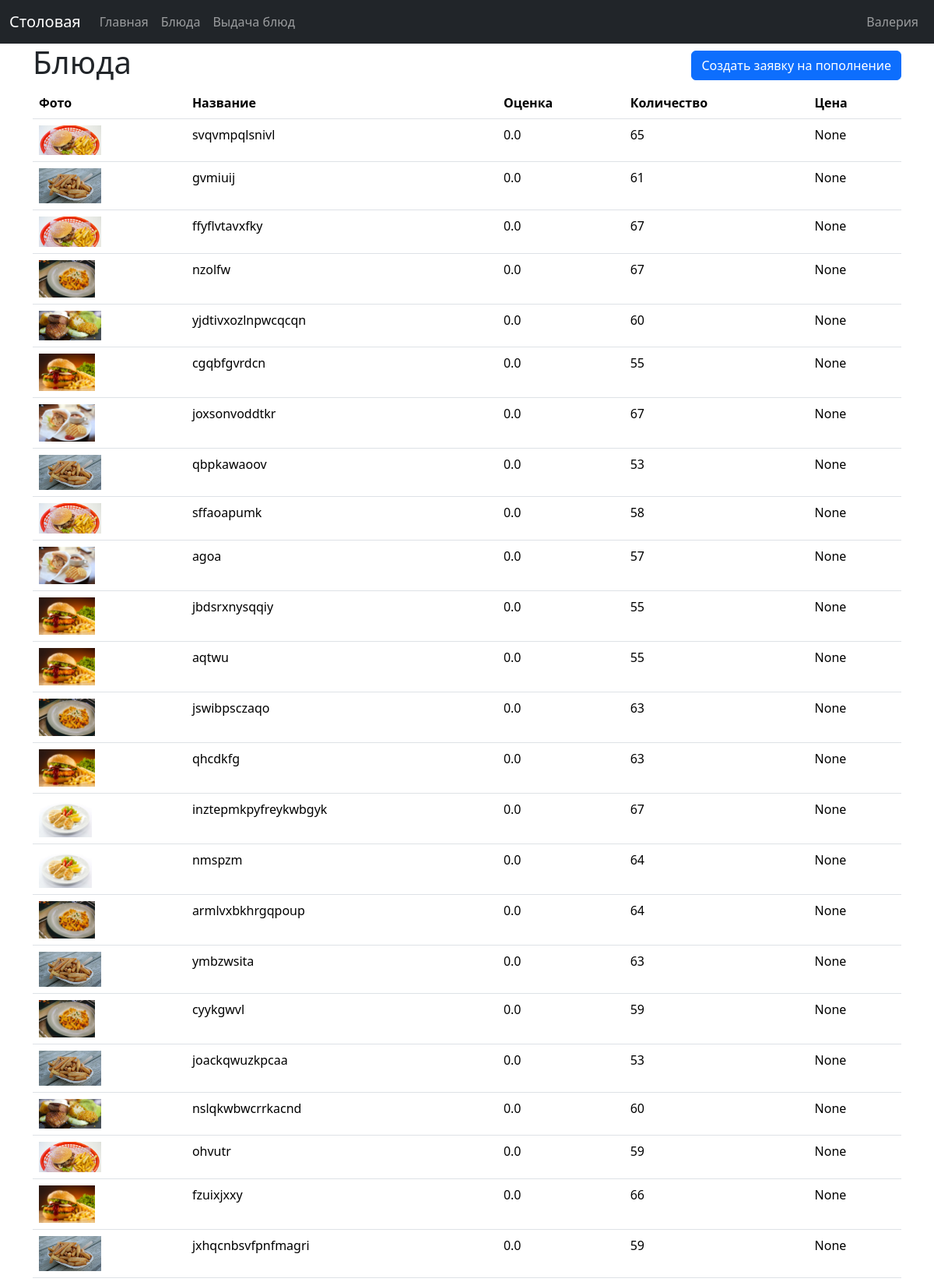
Screenshot of /menu (signed in, upper part) with the database file from the repository.
### data/users.py (models this page shows, shortened)
class User(SqlAlchemyBase, UserMixin):
    __tablename__ = 'users'
    id = Column(Integer, primary_key=True, autoincrement=True)
    surname = Column(String, nullable=True)
    name = Column(String, nullable=True)
    patronymic = Column(String, nullable=True)
    email = Column(String, index=True, unique=True, nullable=True)
    hashed_password = Column(String, nullable=True)
    role = Column(Integer, ForeignKey("roles.id"))
    money = Column(Float, nullable=True)
    roles = relationship("Role", back_populates="users")
    requests = relationship("Request")

### data/dishes.py (models this page shows)
class Dish(SqlAlchemyBase):
    __tablename__ = 'dishes'
    id = Column(Integer, primary_key=True, autoincrement=True)
    name = Column(String, nullable=True)
    price = Column(Float, nullable=True)
    quantity = Column(Integer, nullable=True)
    rate = Column(Float, nullable=True)
    image = Column(String, nullable=True)
    description = Column(String, nullable=True)
    requests = relationship("Request")

### server.py (the view)
@app.route('/menu', methods=['GET', 'POST'])
@login_required
def menu():
    db_sess = db_session.create_session()
    dishes = db_sess.query(Dish).all()
    return render_template("menu.html", dishes=dishes)

### data/db_session.py (called while the page is built)
def create_session() -> Session:
    global __factory
    return __factory()

### server.py (called while the page is built)
@login_manager.user_loader
def load_user(user_id):
    db_sess = db_session.create_session()
    return db_sess.get(User, user_id)

@app.template_filter('get_role')
def role_filter(user):
    db_sess = db_session.create_session()
    role = db_sess.get(Role, user.role).role
    return role

### templates/menu.html (shortened to what this page needs)
{% extends "base.html" %}
{% block content %}
<div class="d-flex justify-content-between align-items-center">
    <h1>Блюда</h1>
    {% if current_user | get_role == "повар" %}
    <button type="button" onclick="location.href='/menu/supply'" class="btn btn-primary">Создать заявку на пополнение</button>
    {% endif %}
</div>
{% if current_user | get_role == "ученик" %}
<div class="row row-cols-3">
    {% for dish in dishes%}
    <a class="col-md6 border rounded" style="color: inherit; text-decoration: none;" href="/menu/dish/{{dish.id}}">
        <img src="/static/img/{{dish.image}}" class="img-thumbnail" alt="Фото {{dish.image}}">
        <h2>{{dish.name}}</h2>
    </a>
    {% endfor %}
</div>
{% else %}
<table class="table">
  <thead>
    <tr>
        <th scope="col">Фото</th>
        <th scope="col">Название</th>
        <th scope="col">Оценка</th>
        <th scope="col">Количество</th>
        <th scope="col">Цена</th>
    </tr>
  </thead>
    <tbody>
        {% for dish in dishes%}
        <tr>
            <td><img style='max-width:5em; max-height:3em; width: auto; height: auto;' src="/static/img/{{dish.image}}" alt="Фото {{dish.image}}"></td>
            <td>{{dish.name}}</td>
            <td>{{dish.rate}}</td>
            <td>{{dish.quantity}}</td>
            <td>{{dish.price}}</td>
        </tr>
        {% endfor %}
  </tbody>
</table>
{% endif %}
{% endblock %}

### templates/base.html (shortened to what this page needs)
<!DOCTYPE html>
<html lang="en">
<head>
    <link href="https://cdn.jsdelivr.net/npm/bootstrap@5.3.8/dist/css/bootstrap.min.css"
        rel="stylesheet"
>
</head>
<body>
<header>
    <nav class="navbar navbar-expand-lg navbar-dark bg-dark" data-bs-theme="dark">
        <div class="container-fluid">
            <div class="navbar-brand">Столовая</div>
            <div class="collapse navbar-collapse" id="navbarContent">
                <ul class="navbar-nav me-auto mb-2 mb-lg-0">
                    <li class="nav-item">
                        <a class="nav-link" href="/">Главная</a>
                    </li>
                    {% if current_user.is_authenticated %}
                    <li class="nav-item">
                        <a class="nav-link" href="/menu">Блюда</a>
                    </li>
                    {% if current_user | get_role == "повар" %}
                    <li class="nav-item">
                        <a class="nav-link" href="/menu">Выдача блюд</a>
                    </li>
                    {% endif %}
                    {% endif %}
                </ul>
                <ul class="navbar-nav mb-2 mb-lg-0">
                    {% if current_user.is_authenticated %}
                    <li class="nav-item">
                        <a class="nav-link" href="/logout">{{ current_user.name }}</a>
                    </li>
                    {% endif %}
                </ul>
            </div>
        </div>
    </nav>
</header>
<main role="main" class="container">
    {% block content %}{% endblock %}
</main>
</body>
</html>

### rows the page displays
User: name "Валерия"
Dish: image (picture), name "svqvmpqlsnivl", rate "0.0", quantity "65", price "None"
Dish: image (picture), name "gvmiuij", rate "0.0", quantity "61", price "None"
Dish: image (picture), name "ffyflvtavxfky", rate "0.0", quantity "67", price "None"
Dish: image (picture), name "nzolfw", rate "0.0", quantity "67", price "None"
Dish: image (picture), name "yjdtivxozlnpwcqcqn", rate "0.0", quantity "60", price "None"
Dish: image (picture), name "cgqbfgvrdcn", rate "0.0", quantity "55", price "None"
Dish: image (picture), name "joxsonvoddtkr", rate "0.0", quantity "67", price "None"
Dish: image (picture), name "qbpkawaoov", rate "0.0", quantity "53", price "None"
Dish: image (picture), name "sffaoapumk", rate "0.0", quantity "58", price "None"
Dish: image (picture), name "agoa", rate "0.0", quantity "57", price "None"
Dish: image (picture), name "jbdsrxnysqqiy", rate "0.0", quantity "55", price "None"
Dish: image (picture), name "aqtwu", rate "0.0", quantity "55", price "None"
Dish: image (picture), name "jswibpsczaqo", rate "0.0", quantity "63", price "None"
Dish: image (picture), name "qhcdkfg", rate "0.0", quantity "63", price "None"
Dish: image (picture), name "inztepmkpyfreykwbgyk", rate "0.0", quantity "67", price "None"
Dish: image (picture), name "nmspzm", rate "0.0", quantity "64", price "None"
Dish: image (picture), name "armlvxbkhrgqpoup", rate "0.0", quantity "64", price "None"
Dish: image (picture), name "ymbzwsita", rate "0.0", quantity "63", price "None"
Dish: image (picture), name "cyykgwvl", rate "0.0", quantity "59", price "None"
Dish: image (picture), name "joackqwuzkpcaa", rate "0.0", quantity "53", price "None"
Dish: image (picture), name "nslqkwbwcrrkacnd", rate "0.0", quantity "60", price "None"
Dish: image (picture), name "ohvutr", rate "0.0", quantity "59", price "None"
Dish: image (picture), name "fzuixjxxy", rate "0.0", quantity "66", price "None"
Dish: image (picture), name "jxhqcnbsvfpnfmagri", rate "0.0", quantity "59", price "None"
